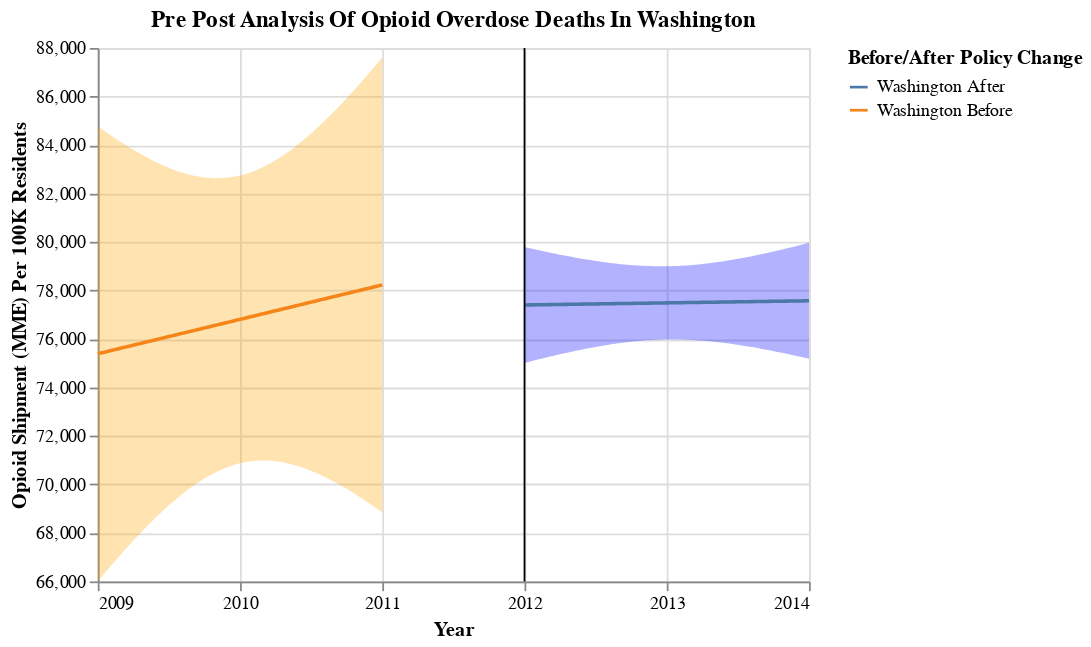

Write notebook code for a chart like this one.
### Code cell
# creating the final plot for pre-post analysis of opioid prescriptions in Washington 
 
washington_before_chart = build_chart(
    wa_b4, "orange", "Year","shipment_per_100k", "Washington Before",  alpha=0.05
)
 
washington_after_chart = build_chart(
    wa_after, "blue", "Year", "shipment_per_100k", "Washington After", alpha=0.05
)
 
washington_final_pre_post_prescriptions = (washington_before_chart + washington_after_chart + line).properties(title="Pre Post Analysis Of Opioid Overdose Deaths In Washington")
 
washington_final_pre_post_prescriptions

### Figure 1 — Vega-Lite specification as saved in the notebook (floating-point values rounded to 4 significant figures)
{"config": {"view": {"continuousWidth": 400, "continuousHeight": 300}}, "layer": [{"mark": "errorband", "encoding": {"color": {"value": "orange"}, "x": {"axis": {"format": ".0f", "values": [2009, 2010, 2011, 2012, 2013, 2014]}, "field": "Year", "type": "quantitative"}, "y": {"field": "ci_low", "scale": {"zero": false}, "title": "Opioid Shipment (MME) Per 100K Residents", "type": "quantitative"}, "y2": {"field": "ci_high"}}}, {"mark": "line", "encoding": {"color": {"field": "Before/After", "legend": {"title": "Before/After Policy Change"}, "type": "nominal"}, "x": {"field": "Year", "type": "quantitative"}, "y": {"field": "shipment_per_100k", "type": "quantitative"}}}, {"layer": [{"mark": "errorband", "encoding": {"color": {"value": "blue"}, "x": {"axis": {"format": ".0f", "values": [2009, 2010, 2011, 2012, 2013, 2014]}, "field": "Year", "type": "quantitative"}, "y": {"field": "ci_low", "scale": {"zero": false}, "title": "Opioid Shipment (MME) Per 100K Residents", "type": "quantitative"}, "y2": {"field": "ci_high"}}}, {"mark": "line", "encoding": {"color": {"field": "Before/After", "legend": {"title": "Before/After Policy Change"}, "type": "nominal"}, "x": {"field": "Year", "type": "quantitative"}, "y": {"field": "shipment_per_100k", "type": "quantitative"}}}], "data": {"name": "data-a2460429e03ca7a56c61c61186f674eb"}}, {"data": {"name": "data-12fa130837655ae321383954ec916afe"}, "mark": "rule", "encoding": {"color": {"field": "color", "scale": null, "type": "nominal"}, "x": {"field": "Year", "type": "quantitative"}}}], "data": {"name": "data-1a045dc38bb4401ae1b4d0697951d929"}, "title": "Pre Post Analysis Of Opioid Overdose Deaths In Washington", "$schema": "https://vega.github.io/schema/vega-lite/v4.17.0.json", "datasets": {"data-1a045dc38bb4401ae1b4d0697951d929": [{"Year": 2009.0, "shipment_per_100k": 75390.0, "ci_low": 66000.0, "ci_high": 84770.0, "Before/After": "Washington Before"}, {"Year": 2009.0, "shipment_per_100k": 75420.0, "ci_low": 66140.0, "ci_high": 84690.0, "Before/After": "Washington Before"}, {"Year": 2009.0, "shipment_per_100k": 75450.0, "ci_low": 66280.0, "ci_high": 84610.0, "Before/After": "Washington Before"}, {"Year": 2009.0, "shipment_per_100k": 75470.0, "ci_low": 66420.0, "ci_high": 84530.0, "Before/After": "Washington Before"}, {"Year": 2009.0, "shipment_per_100k": 75500.0, "ci_low": 66560.0, "ci_high": 84440.0, "Before/After": "Washington Before"}, {"Year": 2009.0, "shipment_per_100k": 75530.0, "ci_low": 66700.0, "ci_high": 84370.0, "Before/After": "Washington Before"}, {"Year": 2009.0, "shipment_per_100k": 75560.0, "ci_low": 66830.0, "ci_high": 84290.0, "Before/After": "Washington Before"}, {"Year": 2009.0, "shipment_per_100k": 75590.0, "ci_low": 66970.0, "ci_high": 84210.0, "Before/After": "Washington Before"}, {"Year": 2009.0, "shipment_per_100k": 75620.0, "ci_low": 67100.0, "ci_high": 84130.0, "Before/After": "Washington Before"}, {"Year": 2009.0, "shipment_per_100k": 75640.0, "ci_low": 67230.0, "ci_high": 84060.0, "Before/After": "Washington Before"}, {"Year": 2009.0, "shipment_per_100k": 75670.0, "ci_low": 67360.0, "ci_high": 83980.0, "Before/After": "Washington Before"}, {"Year": 2009.0, "shipment_per_100k": 75700.0, "ci_low": 67490.0, "ci_high": 83910.0, "Before/After": "Washington Before"}, {"Year": 2009.0, "shipment_per_100k": 75730.0, "ci_low": 67620.0, "ci_high": 83840.0, "Before/After": "Washington Before"}, {"Year": 2009.0, "shipment_per_100k": 75760.0, "ci_low": 67750.0, "ci_high": 83770.0, "Before/After": "Washington Before"}, {"Year": 2009.0, "shipment_per_100k": 75790.0, "ci_low": 67870.0, "ci_high": 83700.0, "Before/After": "Washington Before"}, {"Year": 2009.0, "shipment_per_100k": 75810.0, "ci_low": 68000.0, "ci_high": 83630.0, "Before/After": "Washington Before"}, {"Year": 2009.0, "shipment_per_100k": 75840.0, "ci_low": 68120.0, "ci_high": 83570.0, "Before/After": "Washington Before"}, {"Year": 2009.0, "shipment_per_100k": 75870.0, "ci_low": 68240.0, "ci_high": 83500.0, "Before/After": "Washington Before"}, {"Year": 2009.0, "shipment_per_100k": 75900.0, "ci_low": 68360.0, "ci_high": 83440.0, "Before/After": "Washington Before"}, {"Year": 2009.0, "shipment_per_100k": 75930.0, "ci_low": 68470.0, "ci_high": 83380.0, "Before/After": "Washington Before"}, {"Year": 2009.0, "shipment_per_100k": 75960.0, "ci_low": 68590.0, "ci_high": 83320.0, "Before/After": "Washington Before"}, {"Year": 2009.0, "shipment_per_100k": 75980.0, "ci_low": 68700.0, "ci_high": 83270.0, "Before/After": "Washington Before"}, {"Year": 2009.0, "shipment_per_100k": 76010.0, "ci_low": 68820.0, "ci_high": 83210.0, "Before/After": "Washington Before"}, {"Year": 2009.0, "shipment_per_100k": 76040.0, "ci_low": 68920.0, "ci_high": 83160.0, "Before/After": "Washington Before"}, {"Year": 2009.0, "shipment_per_100k": 76070.0, "ci_low": 69030.0, "ci_high": 83110.0, "Before/After": "Washington Before"}, {"Year": 2009.0, "shipment_per_100k": 76100.0, "ci_low": 69140.0, "ci_high": 83060.0, "Before/After": "Washington Before"}, {"Year": 2010.0, "shipment_per_100k": 76130.0, "ci_low": 69240.0, "ci_high": 83010.0, "Before/After": "Washington Before"}, {"Year": 2010.0, "shipment_per_100k": 76160.0, "ci_low": 69340.0, "ci_high": 82970.0, "Before/After": "Washington Before"}, {"Year": 2010.0, "shipment_per_100k": 76180.0, "ci_low": 69440.0, "ci_high": 82930.0, "Before/After": "Washington Before"}, {"Year": 2010.0, "shipment_per_100k": 76210.0, "ci_low": 69540.0, "ci_high": 82890.0, "Before/After": "Washington Before"}, {"Year": 2010.0, "shipment_per_100k": 76240.0, "ci_low": 69630.0, "ci_high": 82850.0, "Before/After": "Washington Before"}, {"Year": 2010.0, "shipment_per_100k": 76270.0, "ci_low": 69720.0, "ci_high": 82820.0, "Before/After": "Washington Before"}, {"Year": 2010.0, "shipment_per_100k": 76300.0, "ci_low": 69810.0, "ci_high": 82780.0, "Before/After": "Washington Before"}, {"Year": 2010.0, "shipment_per_100k": 76330.0, "ci_low": 69900.0, "ci_high": 82760.0, "Before/After": "Washington Before"}, {"Year": 2010.0, "shipment_per_100k": 76350.0, "ci_low": 69980.0, "ci_high": 82730.0, "Before/After": "Washington Before"}, {"Year": 2010.0, "shipment_per_100k": 76380.0, "ci_low": 70060.0, "ci_high": 82710.0, "Before/After": "Washington Before"}, {"Year": 2010.0, "shipment_per_100k": 76410.0, "ci_low": 70140.0, "ci_high": 82690.0, "Before/After": "Washington Before"}, {"Year": 2010.0, "shipment_per_100k": 76440.0, "ci_low": 70210.0, "ci_high": 82670.0, "Before/After": "Washington Before"}, {"Year": 2010.0, "shipment_per_100k": 76470.0, "ci_low": 70280.0, "ci_high": 82650.0, "Before/After": "Washington Before"}, {"Year": 2010.0, "shipment_per_100k": 76500.0, "ci_low": 70350.0, "ci_high": 82640.0, "Before/After": "Washington Before"}, {"Year": 2010.0, "shipment_per_100k": 76520.0, "ci_low": 70410.0, "ci_high": 82640.0, "Before/After": "Washington Before"}, {"Year": 2010.0, "shipment_per_100k": 76550.0, "ci_low": 70470.0, "ci_high": 82630.0, "Before/After": "Washington Before"}, {"Year": 2010.0, "shipment_per_100k": 76580.0, "ci_low": 70530.0, "ci_high": 82630.0, "Before/After": "Washington Before"}, {"Year": 2010.0, "shipment_per_100k": 76610.0, "ci_low": 70590.0, "ci_high": 82630.0, "Before/After": "Washington Before"}, {"Year": 2010.0, "shipment_per_100k": 76640.0, "ci_low": 70640.0, "ci_high": 82640.0, "Before/After": "Washington Before"}, {"Year": 2010.0, "shipment_per_100k": 76670.0, "ci_low": 70690.0, "ci_high": 82650.0, "Before/After": "Washington Before"}, {"Year": 2010.0, "shipment_per_100k": 76690.0, "ci_low": 70730.0, "ci_high": 82660.0, "Before/After": "Washington Before"}, {"Year": 2010.0, "shipment_per_100k": 76720.0, "ci_low": 70770.0, "ci_high": 82680.0, "Before/After": "Washington Before"}, {"Year": 2010.0, "shipment_per_100k": 76750.0, "ci_low": 70810.0, "ci_high": 82690.0, "Before/After": "Washington Before"}, {"Year": 2010.0, "shipment_per_100k": 76780.0, "ci_low": 70840.0, "ci_high": 82720.0, "Before/After": "Washington Before"}, {"Year": 2010.0, "shipment_per_100k": 76810.0, "ci_low": 70870.0, "ci_high": 82740.0, "Before/After": "Washington Before"}, {"Year": 2010.0, "shipment_per_100k": 76840.0, "ci_low": 70900.0, "ci_high": 82770.0, "Before/After": "Washington Before"}, {"Year": 2010.0, "shipment_per_100k": 76870.0, "ci_low": 70920.0, "ci_high": 82810.0, "Before/After": "Washington Before"}, {"Year": 2010.0, "shipment_per_100k": 76890.0, "ci_low": 70940.0, "ci_high": 82850.0, "Before/After": "Washington Before"}, {"Year": 2010.0, "shipment_per_100k": 76920.0, "ci_low": 70960.0, "ci_high": 82890.0, "Before/After": "Washington Before"}, {"Year": 2010.0, "shipment_per_100k": 76950.0, "ci_low": 70970.0, "ci_high": 82930.0, "Before/After": "Washington Before"}, {"Year": 2010.0, "shipment_per_100k": 76980.0, "ci_low": 70980.0, "ci_high": 82980.0, "Before/After": "Washington Before"}, {"Year": 2010.0, "shipment_per_100k": 77010.0, "ci_low": 70980.0, "ci_high": 83030.0, "Before/After": "Washington Before"}, {"Year": 2010.0, "shipment_per_100k": 77040.0, "ci_low": 70990.0, "ci_high": 83080.0, "Before/After": "Washington Before"}, {"Year": 2010.0, "shipment_per_100k": 77060.0, "ci_low": 70990.0, "ci_high": 83140.0, "Before/After": "Washington Before"}, {"Year": 2010.0, "shipment_per_100k": 77090.0, "ci_low": 70980.0, "ci_high": 83200.0, "Before/After": "Washington Before"}, {"Year": 2010.0, "shipment_per_100k": 77120.0, "ci_low": 70970.0, "ci_high": 83270.0, "Before/After": "Washington Before"}, {"Year": 2010.0, "shipment_per_100k": 77150.0, "ci_low": 70960.0, "ci_high": 83340.0, "Before/After": "Washington Before"}, {"Year": 2010.0, "shipment_per_100k": 77180.0, "ci_low": 70950.0, "ci_high": 83410.0, "Before/After": "Washington Before"}, {"Year": 2010.0, "shipment_per_100k": 77210.0, "ci_low": 70930.0, "ci_high": 83480.0, "Before/After": "Washington Before"}, {"Year": 2010.0, "shipment_per_100k": 77230.0, "ci_low": 70910.0, "ci_high": 83560.0, "Before/After": "Washington Before"}, {"Year": 2010.0, "shipment_per_100k": 77260.0, "ci_low": 70890.0, "ci_high": 83640.0, "Before/After": "Washington Before"}, {"Year": 2010.0, "shipment_per_100k": 77290.0, "ci_low": 70860.0, "ci_high": 83720.0, "Before/After": "Washington Before"}, {"Year": 2010.0, "shipment_per_100k": 77320.0, "ci_low": 70830.0, "ci_high": 83810.0, "Before/After": "Washington Before"}, {"Year": 2010.0, "shipment_per_100k": 77350.0, "ci_low": 70800.0, "ci_high": 83900.0, "Before/After": "Washington Before"}, {"Year": 2010.0, "shipment_per_100k": 77380.0, "ci_low": 70770.0, "ci_high": 83990.0, "Before/After": "Washington Before"}, {"Year": 2010.0, "shipment_per_100k": 77400.0, "ci_low": 70730.0, "ci_high": 84080.0, "Before/After": "Washington Before"}, {"Year": 2010.0, "shipment_per_100k": 77430.0, "ci_low": 70690.0, "ci_high": 84180.0, "Before/After": "Washington Before"}, {"Year": 2010.0, "shipment_per_100k": 77460.0, "ci_low": 70650.0, "ci_high": 84270.0, "Before/After": "Washington Before"}, {"Year": 2010.0, "shipment_per_100k": 77490.0, "ci_low": 70600.0, "ci_high": 84380.0, "Before/After": "Washington Before"}, {"Year": 2010.0, "shipment_per_100k": 77520.0, "ci_low": 70560.0, "ci_high": 84480.0, "Before/After": "Washington Before"}, {"Year": 2011.0, "shipment_per_100k": 77550.0, "ci_low": 70510.0, "ci_high": 84580.0, "Before/After": "Washington Before"}, {"Year": 2011.0, "shipment_per_100k": 77570.0, "ci_low": 70460.0, "ci_high": 84690.0, "Before/After": "Washington Before"}, {"Year": 2011.0, "shipment_per_100k": 77600.0, "ci_low": 70410.0, "ci_high": 84800.0, "Before/After": "Washington Before"}, {"Year": 2011.0, "shipment_per_100k": 77630.0, "ci_low": 70350.0, "ci_high": 84910.0, "Before/After": "Washington Before"}, {"Year": 2011.0, "shipment_per_100k": 77660.0, "ci_low": 70290.0, "ci_high": 85030.0, "Before/After": "Washington Before"}, {"Year": 2011.0, "shipment_per_100k": 77690.0, "ci_low": 70240.0, "ci_high": 85140.0, "Before/After": "Washington Before"}, {"Year": 2011.0, "shipment_per_100k": 77720.0, "ci_low": 70170.0, "ci_high": 85260.0, "Before/After": "Washington Before"}, {"Year": 2011.0, "shipment_per_100k": 77750.0, "ci_low": 70110.0, "ci_high": 85380.0, "Before/After": "Washington Before"}, {"Year": 2011.0, "shipment_per_100k": 77770.0, "ci_low": 70050.0, "ci_high": 85500.0, "Before/After": "Washington Before"}, {"Year": 2011.0, "shipment_per_100k": 77800.0, "ci_low": 69980.0, "ci_high": 85620.0, "Before/After": "Washington Before"}, {"Year": 2011.0, "shipment_per_100k": 77830.0, "ci_low": 69920.0, "ci_high": 85740.0, "Before/After": "Washington Before"}, {"Year": 2011.0, "shipment_per_100k": 77860.0, "ci_low": 69850.0, "ci_high": 85870.0, "Before/After": "Washington Before"}, {"Year": 2011.0, "shipment_per_100k": 77890.0, "ci_low": 69780.0, "ci_high": 86000.0, "Before/After": "Washington Before"}, {"Year": 2011.0, "shipment_per_100k": 77920.0, "ci_low": 69710.0, "ci_high": 86130.0, "Before/After": "Washington Before"}, {"Year": 2011.0, "shipment_per_100k": 77940.0, "ci_low": 69630.0, "ci_high": 86250.0, "Before/After": "Washington Before"}, {"Year": 2011.0, "shipment_per_100k": 77970.0, "ci_low": 69560.0, "ci_high": 86390.0, "Before/After": "Washington Before"}, {"Year": 2011.0, "shipment_per_100k": 78000.0, "ci_low": 69480.0, "ci_high": 86520.0, "Before/After": "Washington Before"}, {"Year": 2011.0, "shipment_per_100k": 78030.0, "ci_low": 69410.0, "ci_high": 86650.0, "Before/After": "Washington Before"}, {"Year": 2011.0, "shipment_per_100k": 78060.0, "ci_low": 69330.0, "ci_high": 86790.0, "Before/After": "Washington Before"}, {"Year": 2011.0, "shipment_per_100k": 78090.0, "ci_low": 69250.0, "ci_high": 86920.0, "Before/After": "Washington Before"}, {"Year": 2011.0, "shipment_per_100k": 78110.0, "ci_low": 69170.0, "ci_high": 87060.0, "Before/After": "Washington Before"}, {"Year": 2011.0, "shipment_per_100k": 78140.0, "ci_low": 69090.0, "ci_high": 87190.0, "Before/After": "Washington Before"}, {"Year": 2011.0, "shipment_per_100k": 78170.0, "ci_low": 69010.0, "ci_high": 87330.0, "Before/After": "Washington Before"}, {"Year": 2011.0, "shipment_per_100k": 78200.0, "ci_low": 68930.0, "ci_high": 87470.0, "Before/After": "Washington Before"}, {"Year": 2011.0, "shipment_per_100k": 78230.0, "ci_low": 68840.0, "ci_high": 87610.0, "Before/After": "Washington Before"}], "data-a2460429e03ca7a56c61c61186f674eb": [{"Year": 2012.0, "shipment_per_100k": 77400.0, "ci_low": 75010.0, "ci_high": 79790.0, "Before/After": "Washington After"}, {"Year": 2012.0, "shipment_per_100k": 77400.0, "ci_low": 75040.0, "ci_high": 79770.0, "Before/After": "Washington After"}, {"Year": 2012.0, "shipment_per_100k": 77400.0, "ci_low": 75070.0, "ci_high": 79740.0, "Before/After": "Washington After"}, {"Year": 2012.0, "shipment_per_100k": 77410.0, "ci_low": 75100.0, "ci_high": 79710.0, "Before/After": "Washington After"}, {"Year": 2012.0, "shipment_per_100k": 77410.0, "ci_low": 75130.0, "ci_high": 79690.0, "Before/After": "Washington After"}, {"Year": 2012.0, "shipment_per_100k": 77410.0, "ci_low": 75160.0, "ci_high": 79660.0, "Before/After": "Washington After"}, {"Year": 2012.0, "shipment_per_100k": 77410.0, "ci_low": 75190.0, "ci_high": 79630.0, "Before/After": "Washington After"}, {"Year": 2012.0, "shipment_per_100k": 77410.0, "ci_low": 75220.0, "ci_high": 79610.0, "Before/After": "Washington After"}, {"Year": 2012.0, "shipment_per_100k": 77420.0, "ci_low": 75250.0, "ci_high": 79580.0, "Before/After": "Washington After"}, {"Year": 2012.0, "shipment_per_100k": 77420.0, "ci_low": 75270.0, "ci_high": 79560.0, "Before/After": "Washington After"}, {"Year": 2012.0, "shipment_per_100k": 77420.0, "ci_low": 75300.0, "ci_high": 79540.0, "Before/After": "Washington After"}, {"Year": 2012.0, "shipment_per_100k": 77420.0, "ci_low": 75330.0, "ci_high": 79510.0, "Before/After": "Washington After"}, {"Year": 2012.0, "shipment_per_100k": 77420.0, "ci_low": 75360.0, "ci_high": 79490.0, "Before/After": "Washington After"}, {"Year": 2012.0, "shipment_per_100k": 77420.0, "ci_low": 75380.0, "ci_high": 79460.0, "Before/After": "Washington After"}, {"Year": 2012.0, "shipment_per_100k": 77430.0, "ci_low": 75410.0, "ci_high": 79440.0, "Before/After": "Washington After"}, {"Year": 2012.0, "shipment_per_100k": 77430.0, "ci_low": 75440.0, "ci_high": 79420.0, "Before/After": "Washington After"}, {"Year": 2012.0, "shipment_per_100k": 77430.0, "ci_low": 75460.0, "ci_high": 79400.0, "Before/After": "Washington After"}, {"Year": 2012.0, "shipment_per_100k": 77430.0, "ci_low": 75490.0, "ci_high": 79370.0, "Before/After": "Washington After"}, {"Year": 2012.0, "shipment_per_100k": 77430.0, "ci_low": 75510.0, "ci_high": 79350.0, "Before/After": "Washington After"}, {"Year": 2012.0, "shipment_per_100k": 77430.0, "ci_low": 75540.0, "ci_high": 79330.0, "Before/After": "Washington After"}, {"Year": 2012.0, "shipment_per_100k": 77440.0, "ci_low": 75560.0, "ci_high": 79310.0, "Before/After": "Washington After"}, {"Year": 2012.0, "shipment_per_100k": 77440.0, "ci_low": 75580.0, "ci_high": 79290.0, "Before/After": "Washington After"}, {"Year": 2012.0, "shipment_per_100k": 77440.0, "ci_low": 75610.0, "ci_high": 79270.0, "Before/After": "Washington After"}, {"Year": 2012.0, "shipment_per_100k": 77440.0, "ci_low": 75630.0, "ci_high": 79250.0, "Before/After": "Washington After"}, {"Year": 2012.0, "shipment_per_100k": 77440.0, "ci_low": 75650.0, "ci_high": 79240.0, "Before/After": "Washington After"}, {"Year": 2012.0, "shipment_per_100k": 77440.0, "ci_low": 75670.0, "ci_high": 79220.0, "Before/After": "Washington After"}, {"Year": 2013.0, "shipment_per_100k": 77450.0, "ci_low": 75690.0, "ci_high": 79200.0, "Before/After": "Washington After"}, {"Year": 2013.0, "shipment_per_100k": 77450.0, "ci_low": 75710.0, "ci_high": 79180.0, "Before/After": "Washington After"}, {"Year": 2013.0, "shipment_per_100k": 77450.0, "ci_low": 75730.0, "ci_high": 79170.0, "Before/After": "Washington After"}, {"Year": 2013.0, "shipment_per_100k": 77450.0, "ci_low": 75750.0, "ci_high": 79150.0, "Before/After": "Washington After"}, {"Year": 2013.0, "shipment_per_100k": 77450.0, "ci_low": 75770.0, "ci_high": 79140.0, "Before/After": "Washington After"}, {"Year": 2013.0, "shipment_per_100k": 77450.0, "ci_low": 75790.0, "ci_high": 79120.0, "Before/After": "Washington After"}, {"Year": 2013.0, "shipment_per_100k": 77460.0, "ci_low": 75800.0, "ci_high": 79110.0, "Before/After": "Washington After"}, {"Year": 2013.0, "shipment_per_100k": 77460.0, "ci_low": 75820.0, "ci_high": 79100.0, "Before/After": "Washington After"}, {"Year": 2013.0, "shipment_per_100k": 77460.0, "ci_low": 75840.0, "ci_high": 79080.0, "Before/After": "Washington After"}, {"Year": 2013.0, "shipment_per_100k": 77460.0, "ci_low": 75850.0, "ci_high": 79070.0, "Before/After": "Washington After"}, {"Year": 2013.0, "shipment_per_100k": 77460.0, "ci_low": 75860.0, "ci_high": 79060.0, "Before/After": "Washington After"}, {"Year": 2013.0, "shipment_per_100k": 77470.0, "ci_low": 75880.0, "ci_high": 79050.0, "Before/After": "Washington After"}, {"Year": 2013.0, "shipment_per_100k": 77470.0, "ci_low": 75890.0, "ci_high": 79040.0, "Before/After": "Washington After"}, {"Year": 2013.0, "shipment_per_100k": 77470.0, "ci_low": 75900.0, "ci_high": 79030.0, "Before/After": "Washington After"}, {"Year": 2013.0, "shipment_per_100k": 77470.0, "ci_low": 75910.0, "ci_high": 79030.0, "Before/After": "Washington After"}, {"Year": 2013.0, "shipment_per_100k": 77470.0, "ci_low": 75920.0, "ci_high": 79020.0, "Before/After": "Washington After"}, {"Year": 2013.0, "shipment_per_100k": 77470.0, "ci_low": 75930.0, "ci_high": 79010.0, "Before/After": "Washington After"}, {"Year": 2013.0, "shipment_per_100k": 77480.0, "ci_low": 75940.0, "ci_high": 79010.0, "Before/After": "Washington After"}, {"Year": 2013.0, "shipment_per_100k": 77480.0, "ci_low": 75950.0, "ci_high": 79010.0, "Before/After": "Washington After"}, {"Year": 2013.0, "shipment_per_100k": 77480.0, "ci_low": 75960.0, "ci_high": 79000.0, "Before/After": "Washington After"}, {"Year": 2013.0, "shipment_per_100k": 77480.0, "ci_low": 75960.0, "ci_high": 79000.0, "Before/After": "Washington After"}, {"Year": 2013.0, "shipment_per_100k": 77480.0, "ci_low": 75970.0, "ci_high": 79000.0, "Before/After": "Washington After"}, {"Year": 2013.0, "shipment_per_100k": 77480.0, "ci_low": 75970.0, "ci_high": 79000.0, "Before/After": "Washington After"}, {"Year": 2013.0, "shipment_per_100k": 77490.0, "ci_low": 75970.0, "ci_high": 79000.0, "Before/After": "Washington After"}, {"Year": 2013.0, "shipment_per_100k": 77490.0, "ci_low": 75980.0, "ci_high": 79000.0, "Before/After": "Washington After"}, {"Year": 2013.0, "shipment_per_100k": 77490.0, "ci_low": 75980.0, "ci_high": 79000.0, "Before/After": "Washington After"}, {"Year": 2013.0, "shipment_per_100k": 77490.0, "ci_low": 75980.0, "ci_high": 79000.0, "Before/After": "Washington After"}, {"Year": 2013.0, "shipment_per_100k": 77490.0, "ci_low": 75980.0, "ci_high": 79010.0, "Before/After": "Washington After"}, {"Year": 2013.0, "shipment_per_100k": 77490.0, "ci_low": 75980.0, "ci_high": 79010.0, "Before/After": "Washington After"}, {"Year": 2013.0, "shipment_per_100k": 77500.0, "ci_low": 75970.0, "ci_high": 79020.0, "Before/After": "Washington After"}, {"Year": 2013.0, "shipment_per_100k": 77500.0, "ci_low": 75970.0, "ci_high": 79030.0, "Before/After": "Washington After"}, {"Year": 2013.0, "shipment_per_100k": 77500.0, "ci_low": 75970.0, "ci_high": 79030.0, "Before/After": "Washington After"}, {"Year": 2013.0, "shipment_per_100k": 77500.0, "ci_low": 75960.0, "ci_high": 79040.0, "Before/After": "Washington After"}, {"Year": 2013.0, "shipment_per_100k": 77500.0, "ci_low": 75950.0, "ci_high": 79050.0, "Before/After": "Washington After"}, {"Year": 2013.0, "shipment_per_100k": 77500.0, "ci_low": 75950.0, "ci_high": 79060.0, "Before/After": "Washington After"}, {"Year": 2013.0, "shipment_per_100k": 77510.0, "ci_low": 75940.0, "ci_high": 79070.0, "Before/After": "Washington After"}, {"Year": 2013.0, "shipment_per_100k": 77510.0, "ci_low": 75930.0, "ci_high": 79080.0, "Before/After": "Washington After"}, {"Year": 2013.0, "shipment_per_100k": 77510.0, "ci_low": 75920.0, "ci_high": 79100.0, "Before/After": "Washington After"}, {"Year": 2013.0, "shipment_per_100k": 77510.0, "ci_low": 75910.0, "ci_high": 79110.0, "Before/After": "Washington After"}, {"Year": 2013.0, "shipment_per_100k": 77510.0, "ci_low": 75900.0, "ci_high": 79120.0, "Before/After": "Washington After"}, {"Year": 2013.0, "shipment_per_100k": 77520.0, "ci_low": 75890.0, "ci_high": 79140.0, "Before/After": "Washington After"}, {"Year": 2013.0, "shipment_per_100k": 77520.0, "ci_low": 75880.0, "ci_high": 79150.0, "Before/After": "Washington After"}, {"Year": 2013.0, "shipment_per_100k": 77520.0, "ci_low": 75870.0, "ci_high": 79170.0, "Before/After": "Washington After"}, {"Year": 2013.0, "shipment_per_100k": 77520.0, "ci_low": 75850.0, "ci_high": 79190.0, "Before/After": "Washington After"}, {"Year": 2013.0, "shipment_per_100k": 77520.0, "ci_low": 75840.0, "ci_high": 79210.0, "Before/After": "Washington After"}, {"Year": 2013.0, "shipment_per_100k": 77520.0, "ci_low": 75820.0, "ci_high": 79220.0, "Before/After": "Washington After"}, {"Year": 2013.0, "shipment_per_100k": 77530.0, "ci_low": 75810.0, "ci_high": 79240.0, "Before/After": "Washington After"}, {"Year": 2013.0, "shipment_per_100k": 77530.0, "ci_low": 75790.0, "ci_high": 79260.0, "Before/After": "Washington After"}, {"Year": 2013.0, "shipment_per_100k": 77530.0, "ci_low": 75780.0, "ci_high": 79280.0, "Before/After": "Washington After"}, {"Year": 2013.0, "shipment_per_100k": 77530.0, "ci_low": 75760.0, "ci_high": 79300.0, "Before/After": "Washington After"}, {"Year": 2014.0, "shipment_per_100k": 77530.0, "ci_low": 75740.0, "ci_high": 79330.0, "Before/After": "Washington After"}, {"Year": 2014.0, "shipment_per_100k": 77530.0, "ci_low": 75720.0, "ci_high": 79350.0, "Before/After": "Washington After"}, {"Year": 2014.0, "shipment_per_100k": 77540.0, "ci_low": 75700.0, "ci_high": 79370.0, "Before/After": "Washington After"}, {"Year": 2014.0, "shipment_per_100k": 77540.0, "ci_low": 75680.0, "ci_high": 79390.0, "Before/After": "Washington After"}, {"Year": 2014.0, "shipment_per_100k": 77540.0, "ci_low": 75660.0, "ci_high": 79420.0, "Before/After": "Washington After"}, {"Year": 2014.0, "shipment_per_100k": 77540.0, "ci_low": 75640.0, "ci_high": 79440.0, "Before/After": "Washington After"}, {"Year": 2014.0, "shipment_per_100k": 77540.0, "ci_low": 75620.0, "ci_high": 79460.0, "Before/After": "Washington After"}, {"Year": 2014.0, "shipment_per_100k": 77540.0, "ci_low": 75600.0, "ci_high": 79490.0, "Before/After": "Washington After"}, {"Year": 2014.0, "shipment_per_100k": 77550.0, "ci_low": 75580.0, "ci_high": 79510.0, "Before/After": "Washington After"}, {"Year": 2014.0, "shipment_per_100k": 77550.0, "ci_low": 75560.0, "ci_high": 79540.0, "Before/After": "Washington After"}, {"Year": 2014.0, "shipment_per_100k": 77550.0, "ci_low": 75530.0, "ci_high": 79570.0, "Before/After": "Washington After"}, {"Year": 2014.0, "shipment_per_100k": 77550.0, "ci_low": 75510.0, "ci_high": 79590.0, "Before/After": "Washington After"}, {"Year": 2014.0, "shipment_per_100k": 77550.0, "ci_low": 75490.0, "ci_high": 79620.0, "Before/After": "Washington After"}, {"Year": 2014.0, "shipment_per_100k": 77550.0, "ci_low": 75460.0, "ci_high": 79650.0, "Before/After": "Washington After"}, {"Year": 2014.0, "shipment_per_100k": 77560.0, "ci_low": 75440.0, "ci_high": 79670.0, "Before/After": "Washington After"}, {"Year": 2014.0, "shipment_per_100k": 77560.0, "ci_low": 75420.0, "ci_high": 79700.0, "Before/After": "Washington After"}, {"Year": 2014.0, "shipment_per_100k": 77560.0, "ci_low": 75390.0, "ci_high": 79730.0, "Before/After": "Washington After"}, {"Year": 2014.0, "shipment_per_100k": 77560.0, "ci_low": 75370.0, "ci_high": 79760.0, "Before/After": "Washington After"}, {"Year": 2014.0, "shipment_per_100k": 77560.0, "ci_low": 75340.0, "ci_high": 79790.0, "Before/After": "Washington After"}, {"Year": 2014.0, "shipment_per_100k": 77570.0, "ci_low": 75310.0, "ci_high": 79820.0, "Before/After": "Washington After"}, {"Year": 2014.0, "shipment_per_100k": 77570.0, "ci_low": 75290.0, "ci_high": 79850.0, "Before/After": "Washington After"}, {"Year": 2014.0, "shipment_per_100k": 77570.0, "ci_low": 75260.0, "ci_high": 79870.0, "Before/After": "Washington After"}, {"Year": 2014.0, "shipment_per_100k": 77570.0, "ci_low": 75240.0, "ci_high": 79900.0, "Before/After": "Washington After"}, {"Year": 2014.0, "shipment_per_100k": 77570.0, "ci_low": 75210.0, "ci_high": 79930.0, "Before/After": "Washington After"}, {"Year": 2014.0, "shipment_per_100k": 77570.0, "ci_low": 75180.0, "ci_high": 79960.0, "Before/After": "Washington After"}], "data-12fa130837655ae321383954ec916afe": [{"Year": 2012, "color": "black"}]}}
